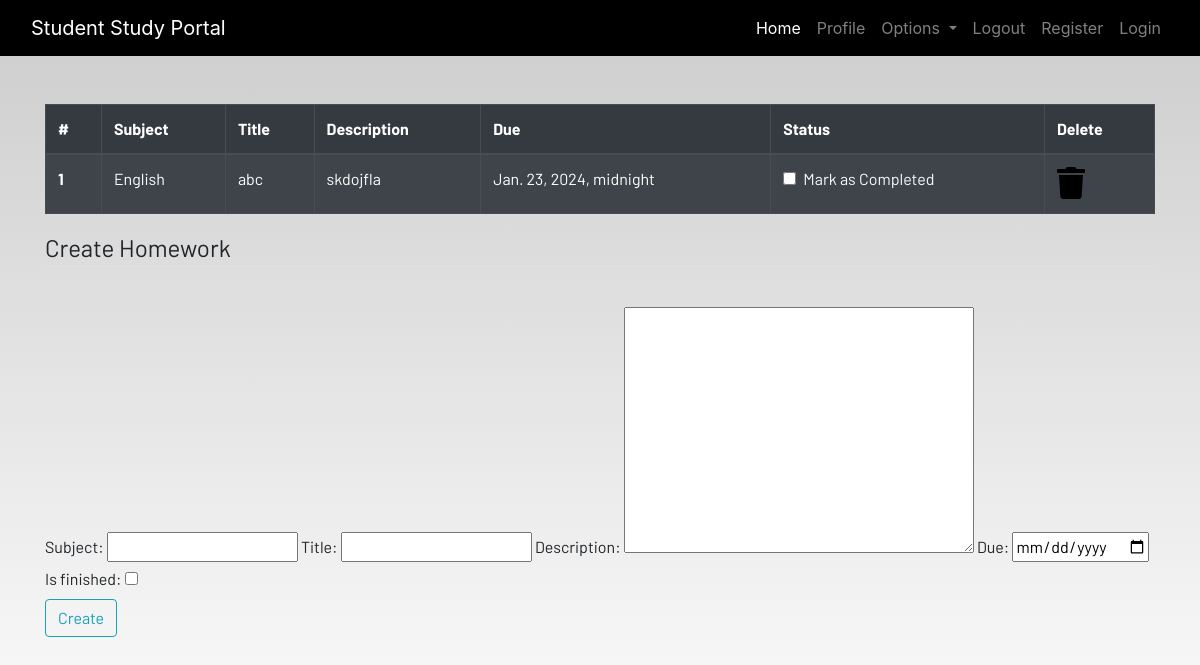
Before: /homework (signed in) with the older database file.
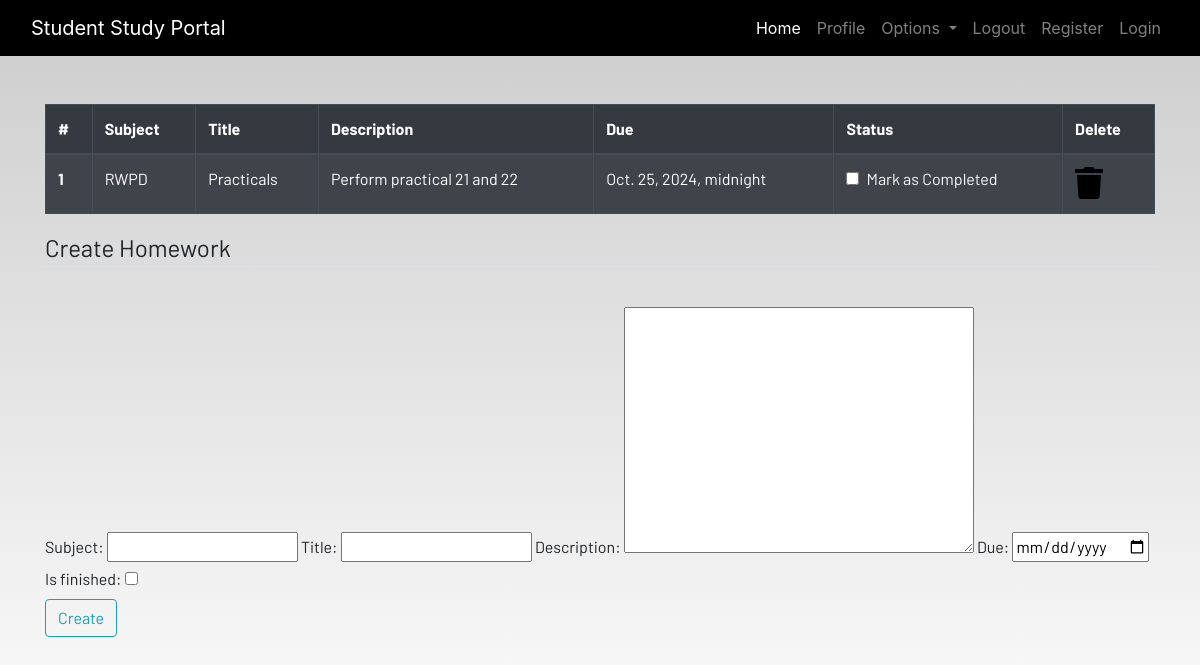
After: the same page with the newer database file.
### dashboard/models.py (models this page shows, shortened)
class Homework(models.Model):
    user = models.ForeignKey(User, on_delete=models.CASCADE)
    subject = models.CharField(max_length=50)
    title = models.CharField(max_length=200)
    description = models.TextField()
    due = models.DateTimeField()
    is_finished = models.BooleanField(default=False)

### dashboard/views.py (the view)
# urls.py: path('homework', views.homework, name="homework"),
@login_required
def homework(request):
    if request.method == "POST":
        form = HomeworkForm(request.POST)
        if form.is_valid():
            try:
                finish = request.POST['is_finished']
                if finished == 'on':
                    finished = True
                else:
                    finished = False
            except:
                finished = False
            homework = Homework(
                user=request.user,
                subject=request.POST['subject'],
                title=request.POST['title'],
                description=request.POST['description'],
                due=request.POST['due'],
                is_finished=finished
            )
            homework.save()
            messages.success(request, f'Homework Added From {request.user.username}!!')
    else:
        form = HomeworkForm()
    homework = Homework.objects.filter(user=request.user)
    if len(homework) == 0:
        homework_done = True
    else:
        homework_done = False
    context = {
        'homeworks': homework,
        'homework_dones': homework_done,
        'form': form,
    }
    return render(request, 'dashboard/homework.html', context)

### dashboard/forms.py
class HomeworkForm(forms.ModelForm):
    class Meta:
        model = Homework
        widgets = {'due': DateInput()}
        fields = ['subject', 'title', 'description', 'due', 'is_finished']

### templates/dashboard/homework.html (shortened to what this page needs)
{% extends 'dashboard/base.html' %}
{% load static %}
{% block content %}
<div class="container">
    {% if not homework_done %}
    <table class="table table-striped table-bordered table-hover table-dark">
        <thead>
            <tr>
                <th scope="col">#</th>
                <th scope="col">Subject</th>
                <th scope="col">Title</th>
                <th scope="col">Description</th>
                <th scope="col">Due</th>
                <th scope="col">Status</th>
                <th scope="col">Delete</th>
            </tr>
        </thead>
        <tbody>
        {% for homework in homeworks %}
            <tr>
                <th scope="row">{{forloop.counter}}</th>
                <td>{{homework.subject}}</td>
                <td>{{homework.title}}</td>
                <td>{{homework.description}}</td>
                <td>{{homework.due}}</td>
                <td>
                    <a href="{% url 'update-homework' homework.id %}">
                        <div class="form-check">
                            {% if homework.is_finished == True %}
                            <input class="form-check-input" type="checkbox" value="" checked>
                            {% else %}
                            <input class="form-check-input" type="checkbox" value="">
                            {% endif %}
                            <label class="form-check-label text-light" for="flexCheckDefault">
                                Mark as Completed
                            </label>
                        </div>
                    </a>
                </td>
                <td><a href="{% url 'delete-homework' homework.id %}"><i class="fa fa-trash fa-2x"></i></a></td>
            </tr>
            {% endfor %}
        </tbody>
    </table>
    {% else %}
    <h4>All homeworks are completed!! Create to have more!!</h4>
    {% endif %}
</div>
<div class=" container">
    <form method="POST">
        <fieldset class="form-group">
            <legend class="border-bottom mb-4">Create Homework</legend>
        </fieldset>
        {{form}}
        <div class="form-group">
            <button href="" class="btn btn-outline-info" type="submit">
                Create
            </button>
        </div>
    </form>
</div>
{% endblock content %}

### templates/dashboard/base.html (shortened to what this page needs)
<!DOCTYPE html>
{% load static %}
<html lang="en">
<head>
  <link rel="stylesheet" href="https://stackpath.bootstrapcdn.com/bootstrap/4.3.1/css/bootstrap.min.css"
 />
  <link rel="stylesheet" href="https://use.fontawesome.com/releases/v5.7.2/css/all.css"
 />
  <link rel="stylesheet" href="{% static 'css/main.css' %}" />
</head>
<body>
  <header>
    <nav class="navbar navbar-expand-lg navbar-dark bg-dark">
      <div class="container-fluid">
        <a class="navbar-brand" href="#">Student Study Portal</a>
        <div class="collapse navbar-collapse justify-content-end" id="navbarSupportedContent">
          <ul class="navbar-nav mb-2 mb-lg-0">
            <li class="nav-item">
              <a class="nav-link active" aria-current="page" href="{% url 'home' %}">Home</a>
            </li>
            <li class="nav-item">
              <a class="nav-link" href="{% url 'profile' %}">Profile</a>
            </li>
            <li class="nav-item dropdown">
              <a class="nav-link dropdown-toggle" href="" id="navbarDropdown" role="button" data-toggle="dropdown"
                aria-haspopup="true" aria-expanded="false">
                Options
              </a>
            </li>
            <li class="nav-item">
              <a class="nav-link" href="{% url 'logout' %}">Logout</a>
            </li>
            <li class="nav-item">
              <a class="nav-link" href="{% url 'register' %}">Register</a>
            </li>
            <li class="nav-item">
              <a class="nav-link" href="{% url 'login' %}">Login</a>
            </li>
          </ul>
        </div>
      </div>
    </nav>
  </header>
  <br /><br />
  <main>
    {% block content %}
    {% endblock content %}
  </main>
</body>
</html>

### static/Css/main.css (style rules this page uses)
html { scroll-behavior: smooth; height: 100%; width: 100%; }
main { font-family: Barlow, Quicksand, Rubik, sans-serif, serif, 'Times New Roman', Times, serif !important; }
.navbar { background-color: rgb(0, 0, 0) !important; }
a { text-decoration: none !important; color: black; }
html, body { max-width: 100%; overflow-x: hidden; height: 100%; width: 100%; }
body { background: linear-gradient(rgba(0, 0, 0, 0.2), rgba(255, 255, 255, 0.5)); overflow-x: hidden; background-repeat: no-repeat; }
.fa { color: black; }

Changed rows visible on the page:
removed Homework: subject "English", title "abc", description "skdojfla", due "Jan. 23, 2024, midnight"
added Homework: subject "RWPD", title "Practicals", description "Perform practical 21 and 22", due "Oct. 25, 2024, midnight"
